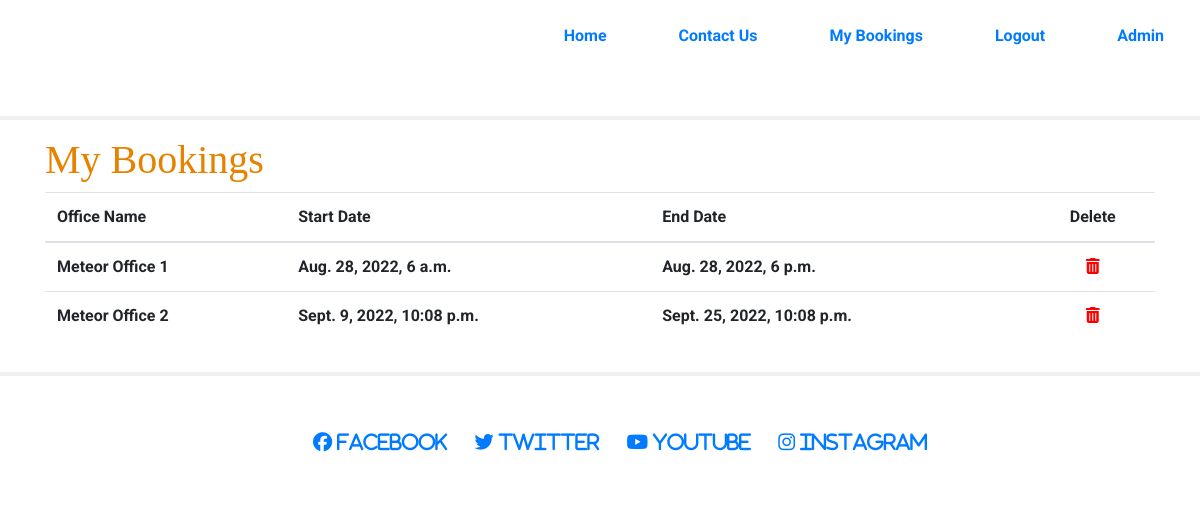
/office_bookings/ (signed in), run on an earlier commit of the app's database.
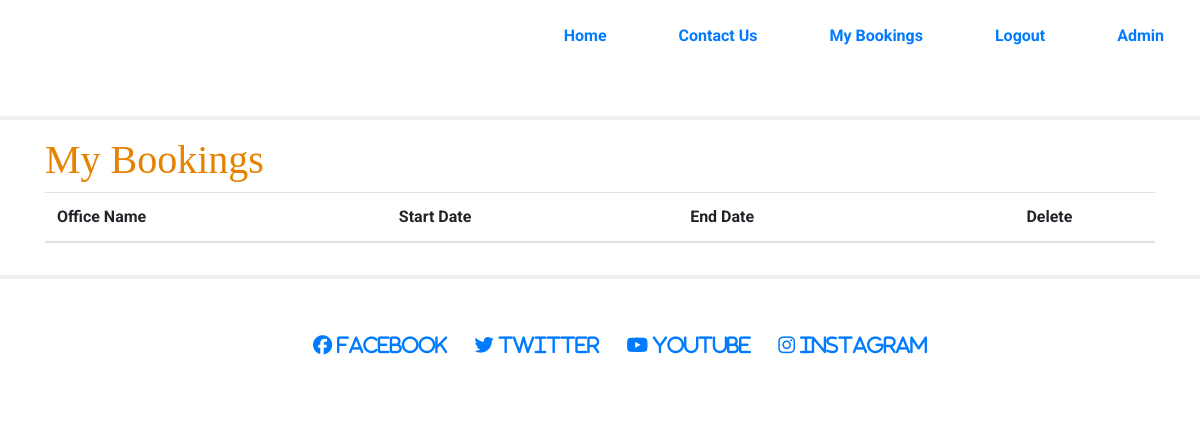
And on a later commit of the database.
### myspace/models.py (models this page shows, shortened)
class Office_Spaces_Booked(models.Model):
    id = models.BigAutoField(primary_key=True)
    Office_Space_id = models.ForeignKey(Office_Spaces,on_delete=models.SET_NULL,null=True)
    office_type = models.ForeignKey(Office_Types,on_delete=models.SET_NULL,null=True)
    user = models.ForeignKey(User,on_delete=models.CASCADE)
    status = models.IntegerField(choices=STATUS, default=1)
    created_on = models.DateTimeField(auto_now_add=True)
    start_datetime = models.DateTimeField()
    end_datetime = models.DateTimeField()
    class Meta:
        ordering = ['created_on']

class Office_Spaces(models.Model):
    office_name = models.CharField(max_length=50)
    office_type = models.ForeignKey(
        Office_Types,
        on_delete=models.CASCADE)
    def __str__(self):
        return self.office_name

### myspace/views.py (the view)
# urls.py: path('office_bookings/', OfficeBookedList.as_view(), name='OfficeBookedList'),
class OfficeBookedList(generic.ListView):
    model = Office_Spaces_Booked
    def get_queryset(self, *args, **kwargs):
        if self.request.user.is_staff:
            booking_list = Office_Spaces_Booked.objects.all()
            return booking_list
        else:
            booking_list = Office_Spaces_Booked.objects.filter(user=self.request.user)
    template_name = 'office_bookings.html'
    paginate_by = 10

### templates/office_bookings.html (shortened to what this page needs)
{% extends "base.html" %}
{% block content %}
<div class="container-fluid">
    <div class="row">
        <h1 class="headings">My Bookings</h1>
        <table class="table">
            <thead>
                <tr>
                    <th scope="col">Office Name</th>
                    <th scope="col">Start Date</th>
                    <th scope="col">End Date</th>
                    <th scope="col" class="icon-center">Delete</th>
                </tr>
            </thead>
            <tbody>
                {% for office_spaces_booked in object_list %}
                <tr>
                    <td>{{office_spaces_booked.Office_Space_id}}</td>
                    <td>{{office_spaces_booked.start_datetime}}</td>
                    <td>{{office_spaces_booked.end_datetime}}</td>
                    <td class="icon-center"><a href="{% url 'delete_office_booking' office_spaces_booked.id %}"><i class="fa fa-trash" aria-hidden="true"></i></a></td>
                </tr>
                {% endfor %}
            </tbody>
        </table>
    </div>
</div>
{%endblock %}

### templates/base.html (shortened to what this page needs)
{% load static %}
<!DOCTYPE html>
<html lang="en">
<head>
    <link rel="stylesheet" href="https://cdn.jsdelivr.net/npm/bootstrap@4.6.2/dist/css/bootstrap.min.css">
    <link href="{% static 'css/style.css' %}" rel="stylesheet" type="text/css">
</head>
<body>
    <header>
        <div class="row no-gutters">
            <a class="col-md-4 logo" href="/"></a>
            <div class="col-md-8">
                <ul id="nav">
                    <li class="nav-item">
                        <a class="nav-link" href="/">Home</a>
                    </li>
                    <li class="nav-item">
                        <a class="nav-link" href="/contact">Contact Us</a>
                    </li>
                    {% if user.is_authenticated %}
                    <li class="nav-item">
                        <a class="nav-link" href="/office_bookings/">My Bookings</a>
                    </li>
                    <li class="nav-item">
                        <a class="nav-link" href="{% url 'account_logout'  %}">Logout</a>
                    </li>
                    {% endif %}
                    {% if user.is_superuser %}
                    <li class="nav-item">
                        <a class="nav-link" href="/admin">Admin</a>
                    </li>
                    {% endif %}
                </ul>
            </div>
    </header>
    <hr>
    <main class="flex-shrik-0 main-bg container">
        {% block content %}{% endblock content %}
    </main>
    <hr>
    <footer>
        <ul class="social-networks">
            <li>
                <a href="http://facebook.com" target="_blank" rel="noopener" aria-label="Visit our Facebook page (opens in new tab)"><i class="fab fa-facebook"> Facebook</i></a>
            </li>
            <li>
                <a href="http://twitter.com" target="_blank" rel="noopener" aria-label="Visit our Twitter page (opens in new tab)"><i class="fab fa-twitter"> Twitter</i></a>
            </li>
            <li>
                <a href="http://youtube.com" target="_blank" rel="noopener" aria-label="Visit our Youtube page (opens in new tab)"><i class="fab fa-youtube"> Youtube</i></a>
            </li>
            <li>
                <a href="http://instagram.com" target="_blank" rel="noopener" aria-label="Visit our Instagram page (opens in new tab)"><i class="fab fa-instagram">
                        Instagram</i></a>
            </li>
        </ul>
    </footer>
</body>
</html>

### static/css/style.css (style rules this page uses)
body { background: #fff; overflow-x: hidden; font-family: 'Roboto', sans-serif; font-weight: bold; }
hr { border: 2px solid #f0f0f0; }
.headings { color: #E78200; font-family: 'PT Serif', serif; }
.logo { background-image: url("https://res.cloudinary.com/myofficespace/image/upload/v1661628039/static/images/logo.ee76c40e67a4.png"); background-position: left; background-repeat: no-repeat; background-size: fit; max-height: 200px; max-width: 100%; transition: all .5s ease-in-out; -moz-transition: all .5s ease-in-out; -webkit-transition: all .5s ease-in-out; margin: 0 auto; ; }
header { height: 100px; }
#nav { float: right; }
#nav li { float: left; display: flex; padding: 0 20px; text-decoration: none; line-height: 55px; }
footer { background-color: #fff; height: 100px; clear: both }
.social-networks { text-align: center; color: #E78200 }
.social-networks>li { display: inline; }
.social-networks i { font-size: 120%; height: 100px; line-height: 100px; padding-left: 1%; padding-right: 1%; }
.icon-center { text-align: center; }

What changed in the data, as far as the page shows it:
removed Office_Spaces_Booked: Office_Space_id "Meteor Office 1", start_datetime "Aug. 28, 2022, 6 a.m.", end_datetime "Aug. 28, 2022, 6 p.m."
removed Office_Spaces_Booked: Office_Space_id "Meteor Office 2", start_datetime "Sept. 9, 2022, 10:08 p.m.", end_datetime "Sept. 25, 2022, 10:08 p.m."
